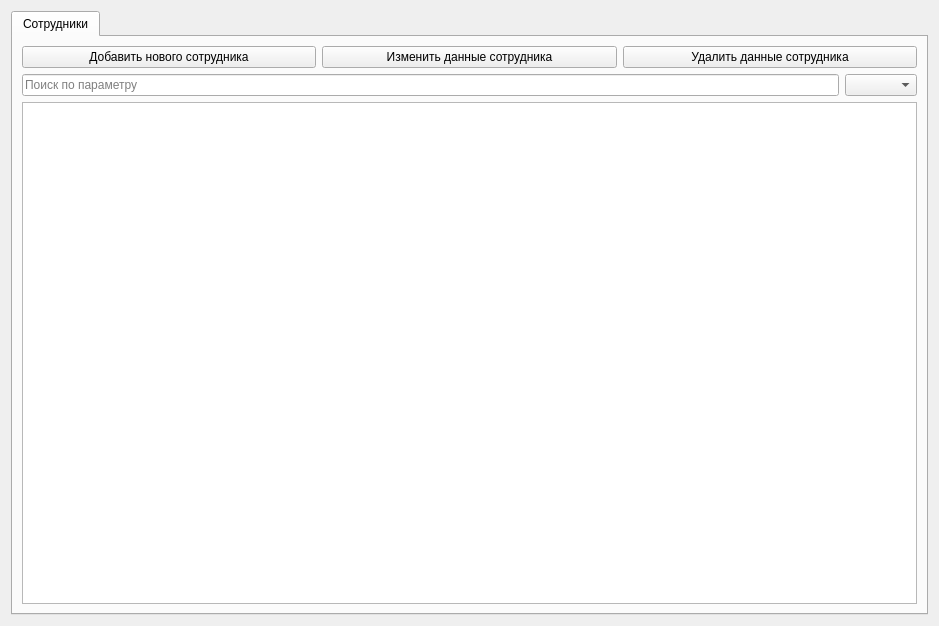
<?xml version="1.0" encoding="UTF-8"?>
<ui version="4.0">
 <class>Control</class>
 <widget class="QWidget" name="Control">
  <property name="geometry">
   <rect>
    <x>0</x>
    <y>0</y>
    <width>939</width>
    <height>626</height>
   </rect>
  </property>
  <property name="windowTitle">
   <string>Управление</string>
  </property>
  <property name="windowIcon">
   <iconset>
    <normaloff>../staff_icon.png</normaloff>../staff_icon.png</iconset>
  </property>
  <layout class="QVBoxLayout" name="verticalLayout_3">
   <item>
    <widget class="QTabWidget" name="tabs">
     <property name="currentIndex">
      <number>0</number>
     </property>
     <widget class="QWidget" name="workersTab">
      <attribute name="title">
       <string>Сотрудники</string>
      </attribute>
      <layout class="QVBoxLayout" name="verticalLayout">
       <item>
        <layout class="QHBoxLayout" name="horizontalLayout">
         <item>
          <widget class="QPushButton" name="newWorkerBtn">
           <property name="text">
            <string>Добавить нового сотрудника</string>
           </property>
          </widget>
         </item>
         <item>
          <widget class="QPushButton" name="setWorkerBtn">
           <property name="text">
            <string>Изменить данные сотрудника</string>
           </property>
          </widget>
         </item>
         <item>
          <widget class="QPushButton" name="deleteWorkerBtn">
           <property name="text">
            <string>Удалить данные сотрудника</string>
           </property>
          </widget>
         </item>
        </layout>
       </item>
       <item>
        <layout class="QHBoxLayout" name="horizontalLayout_2">
         <item>
          <widget class="QLineEdit" name="filterEdit">
           <property name="inputMask">
            <string/>
           </property>
           <property name="text">
            <string/>
           </property>
           <property name="placeholderText">
            <string>Поиск по параметру</string>
           </property>
          </widget>
         </item>
         <item>
          <widget class="QComboBox" name="filterBox"/>
         </item>
        </layout>
       </item>
       <item>
        <widget class="QTableWidget" name="outputWorkers"/>
       </item>
      </layout>
     </widget>
    </widget>
   </item>
  </layout>
 </widget>
 <resources/>
 <connections/>
</ui>
